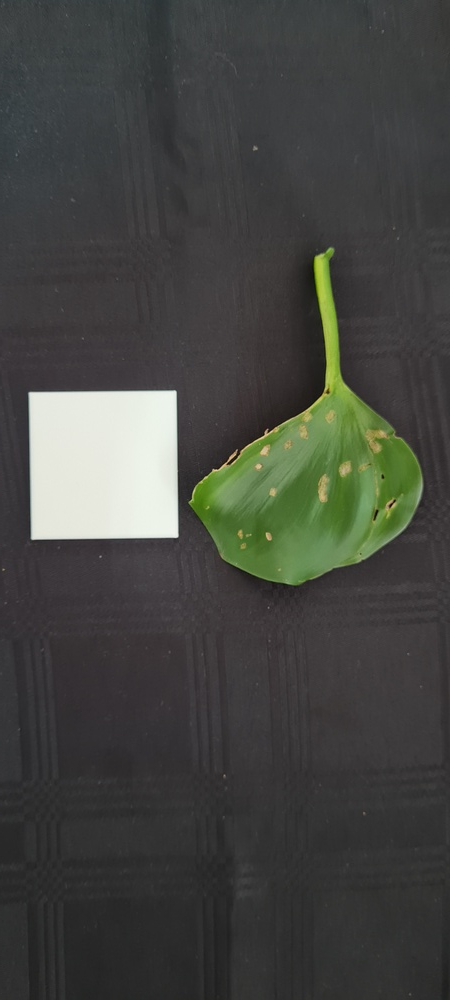
#> input picture Individual_Code/Henry Roux/Extracting images through processing/Leaf 1.jpg, 450 x 1000 px, shrunk from 1816 x 4032 before the run
$ python -i NewDataCopy.py   (imports and definitions only)
#> lines starting #> are read from the running program, lines starting #| are printed output that depends on the picture; after the words box and inside, x2 and y2 are one past the last pixel; in counts of white or black regions, pixels touching at a corner belong together
def scar_counting(image_path):
    import cv2
    import numpy as np

    # Load the water hyacinth scar image
    image = cv2.imread(image_path)

    # Copy the image for masking
    result = image.copy()

    # Convert image to HSV color space
    image_hsv = cv2.cvtColor(image, cv2.COLOR_BGR2HSV)

    # Define HSV color range for brownish scars on water hyacinth
    lower_brown = np.array([10, 50, 20])   # Lower bound for brown hues
    upper_brown = np.array([20, 255, 200]) # Upper bound for brown hues

    # Create mask based on the defined brown color range
    brown_mask = cv2.inRange(image_hsv, lower_brown, upper_brown)

    # Apply mask to get only the brown regions
    result = cv2.bitwise_and(result, result, mask=brown_mask)
    cv2.imwrite("Generated Images/Scars.png", result)

    # Find contours in the brown mask
    contours, _ = cv2.findContours(brown_mask, cv2.RETR_EXTERNAL, cv2.CHAIN_APPROX_SIMPLE)

    # Initialize a list to keep track of merged contours
    merged_contours = []

    # Distance threshold in pixels (for 0.1 cm)
    distance_threshold = 10  # 0.1 cm in pixels (100 pixels/cm * 0.1 cm)

    # Process contours to merge close scars
    for contour in contours:
        if len(contour) > 0:
            # Calculate the centroid of the current contour
            M = cv2.moments(contour)
            if M["m00"] != 0:
                cX = int(M["m10"] / M["m00"])
                cY = int(M["m01"] / M["m00"])
            else:
                continue

            # Check if this centroid is too close to any existing merged contour centroid
            too_close = False
            for merged_contour in merged_contours:
                # Calculate the distance between the centroids
                merged_M = cv2.moments(merged_contour)
                merged_cX = int(merged_M["m10"] / merged_M["m00"])
                merged_cY = int(merged_M["m01"] / merged_M["m00"])

                distance = np.sqrt((cX - merged_cX) ** 2 + (cY - merged_cY) ** 2)
                if distance < distance_threshold:
                    too_close = True
                    break

            # If it's not too close to any merged contour, add it
            if not too_close:
                merged_contours.append(contour)

    # Count the number of merged scars
    scar_count = len(merged_contours)

    return scar_count


def process_image(image_path):
#> called with image_path = 'Leaf 1.jpg'
    import cv2
    import numpy as np

    # Load the image
    frame = cv2.imread(image_path)
#> frame is the input picture: shape (1000, 450, 3); mean B, G, R 65.4, 69.8, 68.3
    if frame is None:
        return None

    cv2.imwrite("Generated Images/Original_Image.png", frame)

    # Convert the BGR color space of the image to HSV color space
    hsv = cv2.cvtColor(frame, cv2.COLOR_BGR2HSV)
#> hsv: shape (1000, 450, 3); mean H, S, V 89.6, 20.5, 71.7
    cv2.imwrite("Generated Images/HSV_Image.png", hsv)

    # Detect the white cube for pixel-to-cm ratio
    lower_white = np.array([0, 0, 200])  # Lower bound for white
    upper_white = np.array([180, 55, 255])  # Upper bound for white
    cube_mask = cv2.inRange(hsv, lower_white, upper_white)
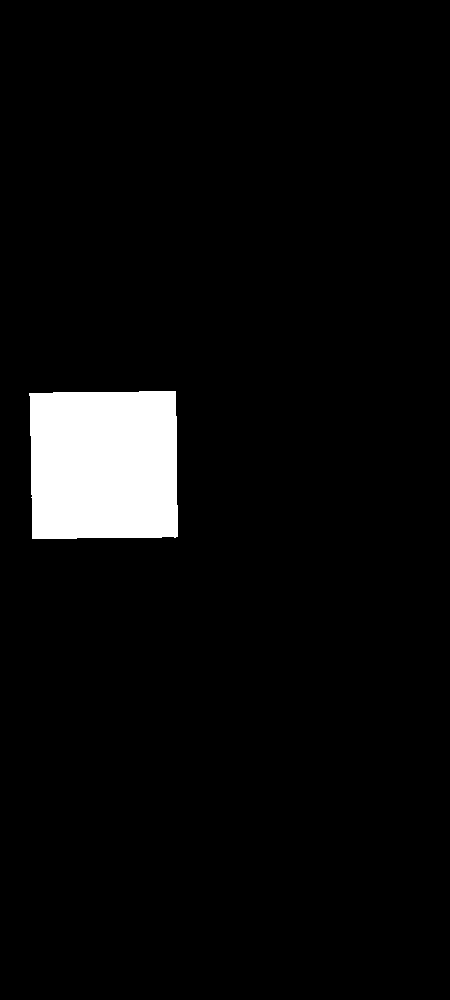
#> cube_mask: shape (1000, 450); 4.8% white; 1 white region
    # lower_red = np.array([0, 160, 219])  # Lower bound for red
    # upper_red = np.array([179, 255, 255])  # Upper bound for red
    # cube_mask = cv2.inRange(hsv, lower_red, upper_red)
    cv2.imwrite("Generated Images/Cube_Mask.png", cube_mask)
    contours, _ = cv2.findContours(cube_mask, cv2.RETR_EXTERNAL, cv2.CHAIN_APPROX_SIMPLE)
#> contours = 1 contour; box (x1, y1, x2, y2) and area: (29, 391, 178, 539) 21084

    if len(contours) == 0:
        return None  # Return None if no cube found for calibration

    # Assuming the largest white contour is the cube
    cube_contour = max(contours, key=cv2.contourArea)
#> cube_contour = contour of 29 points, box (x1, y1, x2, y2) (29, 391, 178, 539), area 21084
    x, y, w, h = cv2.boundingRect(cube_contour)
#> x = 29; y = 391; w = 149; h = 148

    if w == 0 or h == 0:
        return None

    # Pixel-to-cm ratio calculation
    cube_size_in_pixels = max(w, h)  # Taking the larger side
#> cube_size_in_pixels = 149
    pixel_to_cm_ratio = cube_size_in_pixels / 5.0  # 5 cm cube
#> pixel_to_cm_ratio = 29.8

    # Define color ranges for healthy and scar areas
    lower_Healthy = np.array([40, 100, 60])
    upper_Healthy = np.array([80, 255, 180])
    lower_Unhealthy = np.array([15, 100, 100])
    upper_Unhealthy = np.array([35, 255, 255])
    lower_Scar = np.array([0, 50, 50])
    upper_Scar = np.array([20, 150, 200])

    # Masks for healthy (green), unhealthy (yellow), and scar (brown)
    green_mask = cv2.inRange(hsv, lower_Healthy, upper_Healthy)
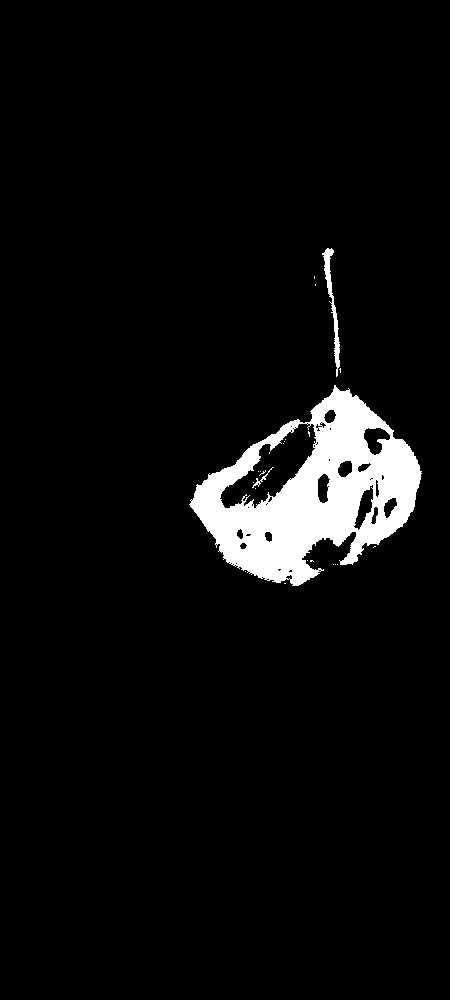
#> green_mask: shape (1000, 450); 5% white; 24 white regions (21 under 20 px), largest, box (x1, y1, x2, y2) and area: (189, 385, 422, 586) 21710, (322, 248, 340, 377) 579, (252, 467, 274, 488) 62
    cv2.imwrite("Generated Images/Green_Mask.png", green_mask)
    yellow_mask = cv2.inRange(hsv, lower_Unhealthy, upper_Unhealthy)
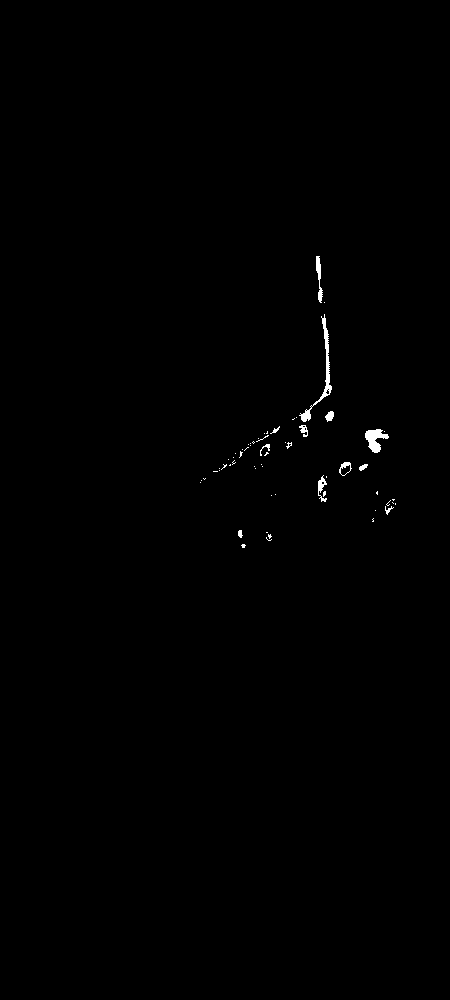
#> yellow_mask: shape (1000, 450); 0.35% white; 61 white regions (49 under 20 px), largest, box (x1, y1, x2, y2) and area: (299, 314, 332, 422) 448, (365, 429, 389, 453) 308, (316, 256, 323, 303) 157
    cv2.imwrite("Generated Images/Yellow_Mask.png", yellow_mask)
    brown_mask = cv2.inRange(hsv, lower_Scar, upper_Scar)
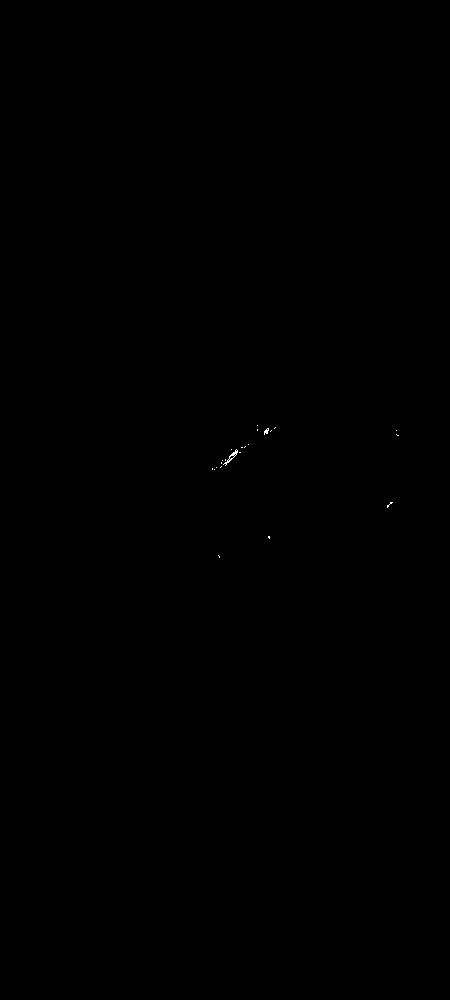
#> brown_mask: shape (1000, 450); 0.03% white in thin lines or dots, all inside (x1, y1, x2, y2) = (212, 425, 399, 558)
    cv2.imwrite("Generated Images/Brown_Mask.png", brown_mask)

    # Combine masks to detect the entire leaf area (including scarred regions)
    leaf_mask = cv2.bitwise_or(green_mask, brown_mask)
#> leaf_mask: shape (1000, 450); 5% white; 47 white regions (42 under 20 px), largest, box (x1, y1, x2, y2) and area: (189, 385, 422, 586) 21710, (322, 248, 340, 377) 579, (252, 467, 274, 488) 62, (223, 449, 238, 466) 53, (264, 428, 269, 435) 20
    leaf_mask = cv2.bitwise_or(leaf_mask, yellow_mask)
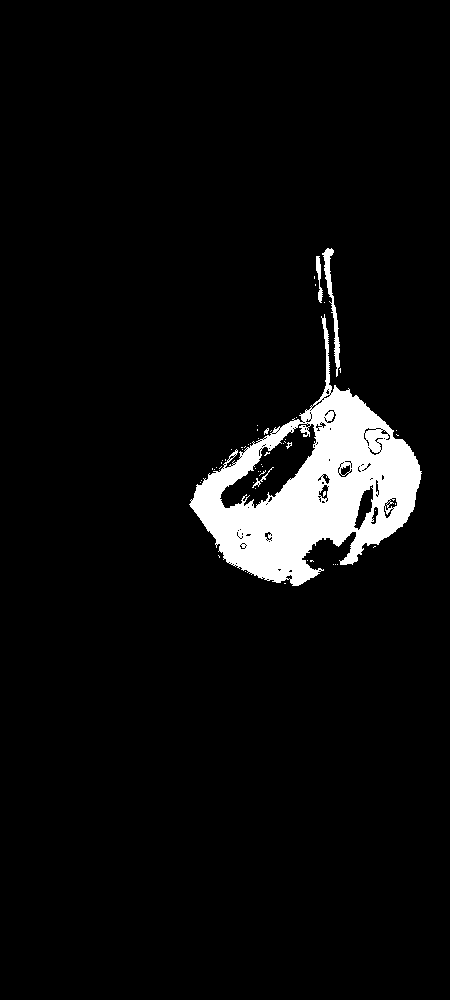
#> leaf_mask: shape (1000, 450); 5.4% white; 56 white regions (51 under 20 px), largest, box (x1, y1, x2, y2) and area: (189, 314, 422, 586) 23134, (322, 248, 340, 377) 579, (316, 256, 323, 303) 157, (252, 467, 274, 488) 62, (264, 428, 269, 435) 20
    cv2.imwrite("Generated Images/Leaf_Mask.png", leaf_mask)

    # Calculate areas in pixels
    total_leaf_pixels = cv2.countNonZero(leaf_mask)
#> total_leaf_pixels = 24084
    scar_pixels = cv2.countNonZero(brown_mask)
#> scar_pixels = 122

    # Convert areas to cm² using the pixel-to-cm ratio
    lamina_area_cm2 = total_leaf_pixels / (pixel_to_cm_ratio ** 2)
#> lamina_area_cm2 = 27.12
    scar_area_cm2 = scar_pixels / (pixel_to_cm_ratio ** 2)
#> scar_area_cm2 = 0.137

    # Calculate damage percentage
    damage_percentage = (scar_area_cm2 / lamina_area_cm2) * 100 if lamina_area_cm2 > 0 else 0
#> damage_percentage = 0.507

    # Leaf length and width in cm
    x_leaf, y_leaf, w_leaf, h_leaf = cv2.boundingRect(leaf_mask)
#> x_leaf = 189; y_leaf = 248; w_leaf = 233; h_leaf = 338
    lamina_length_cm = h_leaf / pixel_to_cm_ratio
#> lamina_length_cm = 11.34
    lamina_width_cm = w_leaf / pixel_to_cm_ratio
#> lamina_width_cm = 7.82

    # Create and return the dictionary with the rounded values
    return {
        "lamina_area": round(lamina_area_cm2, 2),
        "lamina_length": round(lamina_length_cm, 2),
        "lamina_width": round(lamina_width_cm, 2),
        "scar_count": 0,
        "scar_area": round(scar_area_cm2, 2),
        "damagepercentage": round(damage_percentage, 2)
    }


def analyse_image(image_path):
    output = process_image(image_path)
#> output = {'lamina_area': 27.12, 'lamina_length': 11.34, 'lamina_width': 7.82, 'scar_count': 0, 'scar_area': 0.14, 'damagepercentage': 0.51}

    scar_count = scar_counting(image_path)
#> in scar_counting, `brown_mask = cv2.inRange(image_hsv, lower_brown, upper_brown)`:
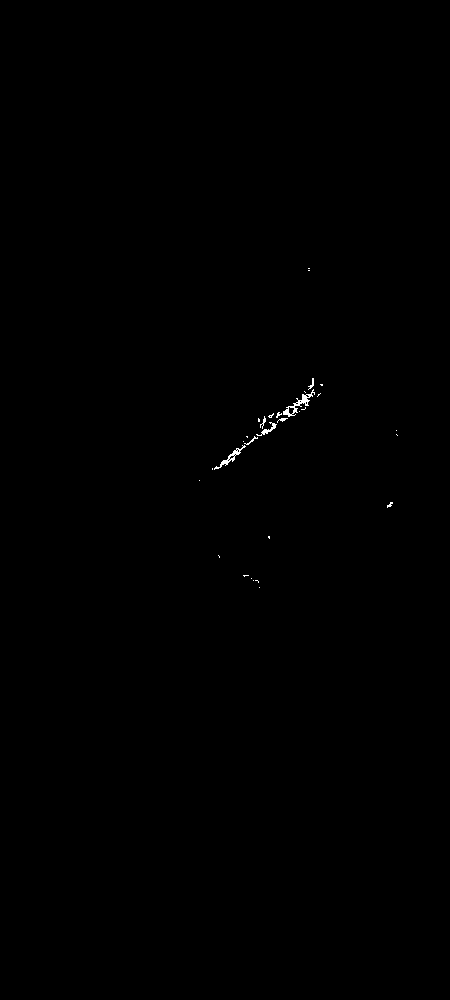
#> brown_mask: shape (1000, 450); 0.14% white in thin lines or dots, all inside (x1, y1, x2, y2) = (199, 268, 398, 588)
#> in scar_counting, `contours, _ = cv2.findContours(brown_mask, cv2.RETR_EXTERNAL, cv2.CHAI..`: contours = 31 contours, 28 with area under 20; largest, box (x1, y1, x2, y2) and area: (283, 389, 315, 417) 171, (214, 445, 246, 470) 110, (256, 422, 277, 436) 45
#> the loop in scar_counting, `for contour in contours:` made 31 passes
#> (contour, cX, cY) on passes 5, 7, 14, 19, 28: ([[243, 575], [244, 576], [245, 575], [248, 575]], 244, 575), ([[268, 536], [268, 537], [269, 538], [269, 536]], 268, 536), ([[246, 436], [247, 437], [247, 436]], 246, 436), ([[258, 418], [258, 421], [259, 421], [259, 419]], 258, 419), ([[320, 384], [321, 385], [322, 385], [322, 384]], 321, 384)
#> (cX, cY) on passes 8, 11, 13, 17, 18, 20: (389, 504), (230, 456), (251, 440), (268, 429), (282, 419), (263, 420)
#> after the loop in scar_counting, `for contour in contours:`: merged_contours = 13 contours, 10 with area under 20; largest, box (x1, y1, x2, y2) and area: (283, 389, 315, 417) 171, (214, 445, 246, 470) 110, (256, 422, 277, 436) 45
#> in scar_counting, `scar_count = len(merged_contours)`: scar_count = 13
#> scar_count = 13
    output["scar_count"] = scar_count

    return output

>>> result = analyse_image('Leaf 1.jpg')
#> result = {'lamina_area': 27.12, 'lamina_length': 11.34, 'lamina_width': 7.82, 'scar_count': 13, 'scar_area': 0.14, 'damagepercentage': 0.51}
